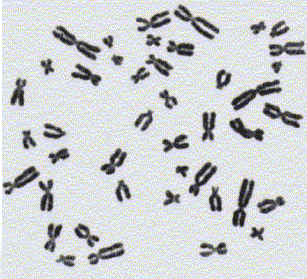
#> input picture Unidad 3 - OpenCV/Datasets/1/Cromo.png, 307 x 279 px, found by its file name
$ jupyter execute 2_1_Etiquetado.ipynb
#> lines starting #> are read from the running program, lines starting #| are printed output that depends on the picture; after the words box and inside, x2 and y2 are one past the last pixel; in counts of white or black regions, pixels touching at a corner belong together
### Descargar imágenes

[cell 1]
import os
if os.path.exists('Imagenes'):
    print ('La carpeta ya existe')
else:
    os.system('wget -nc https://www.dropbox.com/s/i80af08mp0y5ux5/Imagenes.zip?dl=1')
    os.system('unzip Imagenes.zip?dl=1')
    os.system('rm -r Imagenes.zip?dl=1')
    print('ImAgenes descargadas')

### Cargar imágenes

[cell 2]
import cv2
import numpy as np
import matplotlib.pyplot as plt

### Leer imagen

[cell 3]
img0 = cv2.imread("C:/Users/SANTIAGO/PDI Procesamiento Digital de Imagenes/Unidad 3 - OpenCV/Datasets/1/Cromo.png")
#> img0 is the input picture: shape (279, 307, 3); mean B, G, R 211, 207.5, 204.7
img=cv2.cvtColor(img0, cv2.COLOR_BGR2GRAY)
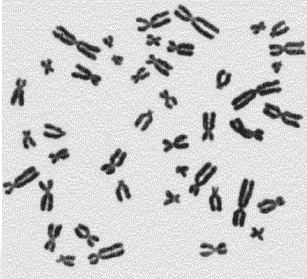
#> img: shape (279, 307); min 0, max 255, mean 207

[cell 4]
plt.imshow(img, cmap='gray', vmin=0, vmax=255)

[cell 5]
def grafica(ima1, ima2):
    plt.figure(figsize=(15,6))
    plt.subplot(1,2,1)
    plt.imshow(ima1, cmap='gray', vmin=0, vmax=255)
    plt.subplot(1,2,2)
    plt.imshow(ima2, cmap='gray', vmin=0, vmax=255)
    plt.show()

### crear imagen binaria

[cell 6]
threshold_used,imgB=cv2.threshold(img,0,255,cv2.THRESH_BINARY_INV+cv2.THRESH_OTSU)
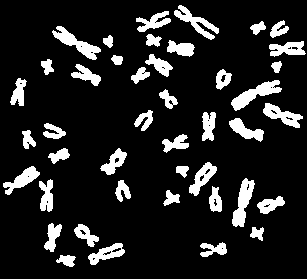
#> imgB: shape (279, 307); 13.4% white; 43 white regions, largest, box (x1, y1, x2, y2) and area: (231, 80, 282, 111) 586, (52, 26, 101, 60) 550, (232, 178, 255, 227) 546
#> threshold_used = 149
threshold_used
#> Out = 149

[cell 7]
grafica(img,imgB)
#> in grafica, `plt.show()`:
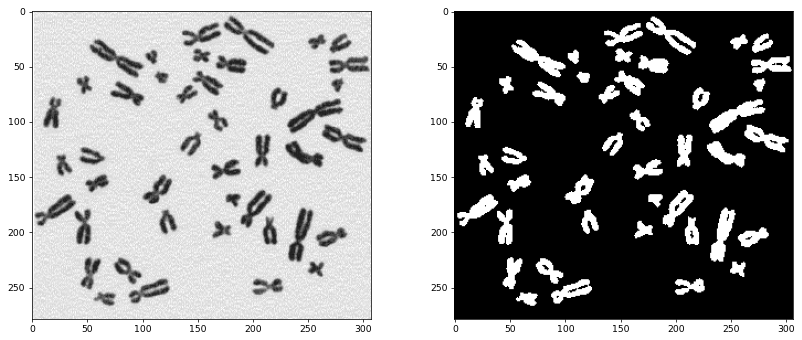
#> figure drawn by matplotlib, 2 panels

### Filtrar por Cierre

[cell 8]
kernel = np.ones((3,3),np.uint8)
ima2 = cv2.dilate(imgB,kernel,iterations = 1)
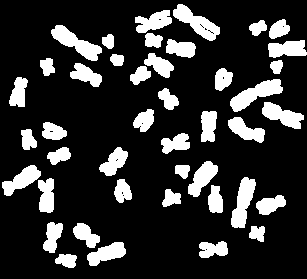
#> ima2: shape (279, 307); 19.1% white; 43 white regions, largest, box (x1, y1, x2, y2) and area: (230, 79, 283, 112) 774, (51, 25, 102, 61) 745, (173, 4, 220, 41) 732
ima2 = cv2.erode(ima2,kernel,iterations = 1)
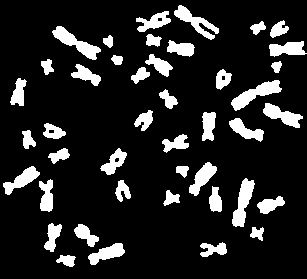
#> ima2: shape (279, 307); 13.9% white; 43 white regions, largest, box (x1, y1, x2, y2) and area: (231, 80, 282, 111) 600, (52, 26, 101, 60) 571, (232, 178, 255, 227) 555

[cell 9]
grafica(img,ima2)

### Etiquetado
El algoritmo de etiquetado parte de un concepto sencillo: todos los pixeles conectados espacialmente hacen parte de un mismo objeto y a ese objeto se le asigna una etiqueta diferente a cualquier otro elemento.

**One component at a time**

This is the fast and very simple method.

It is based on graph traversal methods in graph theory.

- Once the first pixel of a connected component is found, all the connected pixels of that connected component are labelled before going onto the next pixel in the image.

In order to do that a linked list is formed that will keep the indexes of the pixels that are connected to each other.

The method of defining the linked list specifies the use of a depth or a breadth first search.

It is assumed that the input image is a binary image, with pixels being either background or foreground and that the connected components in the foreground pixels are desired.

The algorithm steps can be written as:


1.   Start from the first pixel in the image. Set current label to 1.
2.   If this pixel is a foreground pixel and it is not already labelled, give it the current label and add it as the first element in a queue, then go to (3).

 If it is a background pixel or it was already labelled, then repeat (2) for the next pixel in the image.
3. Pop out an element from the queue, and look at its neighbours (based on any type of connectivity).

 If a neighbour is a foreground pixel and is not already labelled, give it the current label and add it to the queue. Repeat (3) until there are no more elements in the queue.
4. Go to (2) for the next pixel in the image and increment current label by 1.

Note that the pixels are labelled before being put into the queue.

The queue will only keep a pixel to check its neighbours and add them to the queue if necessary.

This algorithm only needs to check the neighbours of each foreground pixel once and doesn't check the neighbours of background pixels.

El siguiente comando recibe una imagen binararia y retorna dos argumentos, el primero de ellos es el número de elementos u objetos encontrados contando el fondo de la imagen binaria y el segundo de ellos es una imagen con las etiquetas correspondientes para cada elemento.

[cell 10]
elem , mask = cv2.connectedComponents(ima2)
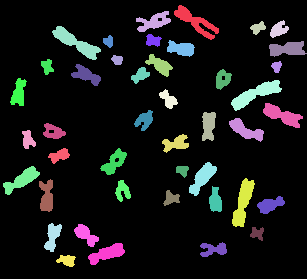
#> mask: shape (279, 307) int32; 44 distinct labels, from 0 to 43; one colour per label, 0 black
#> elem = 44

[cell 11]
elem, mask.shape, ima2.shape
#> Out = (44, (279, 307), (279, 307))

[cell 12]
plt.imshow(mask)

[cell 13]
Elemento = 18
selected_element = (mask == Elemento)
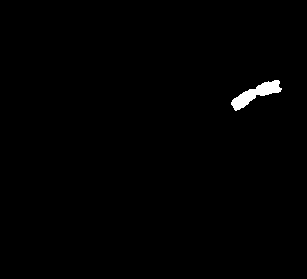
#> selected_element: shape (279, 307) bool; 0.7% white; 1 white region, box (x1, y1, x2, y2) and area: (231, 80, 282, 111) 600
plt.imshow(mask*(selected_element))
print('Pixeles del elemento ', np.sum(selected_element))
#| Pixeles del elemento  600
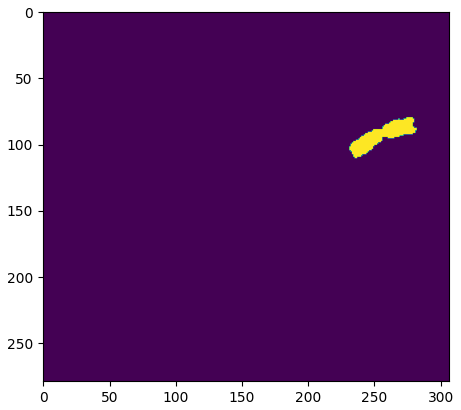
#> figure drawn by matplotlib, 1 panel

[cell 14]
Tam = np.zeros(elem)
#> Tam = 44 values from 0 to 0
for i in range(elem):
    Tam[i] = np.sum(mask == i) # Calculo de tamaño de cada elemento
#> after the loop, Tam = 44 values, max 73752 at index 0, min 87 at index 13, mean 1946.7
print ('Tamanhos de todos los elementos ', Tam)
#| Tamanhos de todos los elementos  [73752.   516.   368.   122.   194.   571.    90.   140.   305.   404.
#|     89.   289.   130.    87.   308.   173.   214.   282.   600.   189.
#|    464.   227.   321.   379.   226.   168.   274.   190.   329.   424.
#|    428.   106.   339.   555.   201.   244.   153.   288.   287.   284.
#|    124.   413.   251.   155.]

#### Organizar de menor a mayor

[cell 15]
Ind=np.argsort(Tam)
#> Ind = 44 values, max 43 at index 9, min 0 at index 43, mean 21.5
Ind
#> Out has the same summary as Ind

#### Graficar todos los elementos de manera individual

[cell 16]
plt.figure(figsize=(15,6))
for i in range(elem):
    bol=(mask==Ind[i])
    plt.subplot(4,11,i+1)
    plt.imshow(mask*bol, cmap='inferno')
    plt.axis('off')
#> this loop made 44 passes
#> pass 1, `bol=(mask==Ind[i])`:
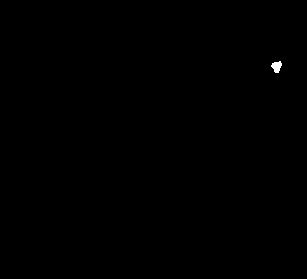
#> bol: shape (279, 307) bool; 0.1% white; 1 white region, box (x1, y1, x2, y2) and area: (271, 61, 282, 73) 87
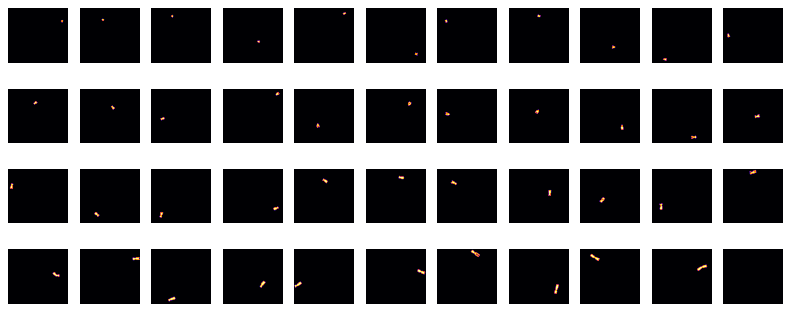
#> figure drawn by matplotlib, 44 panels
